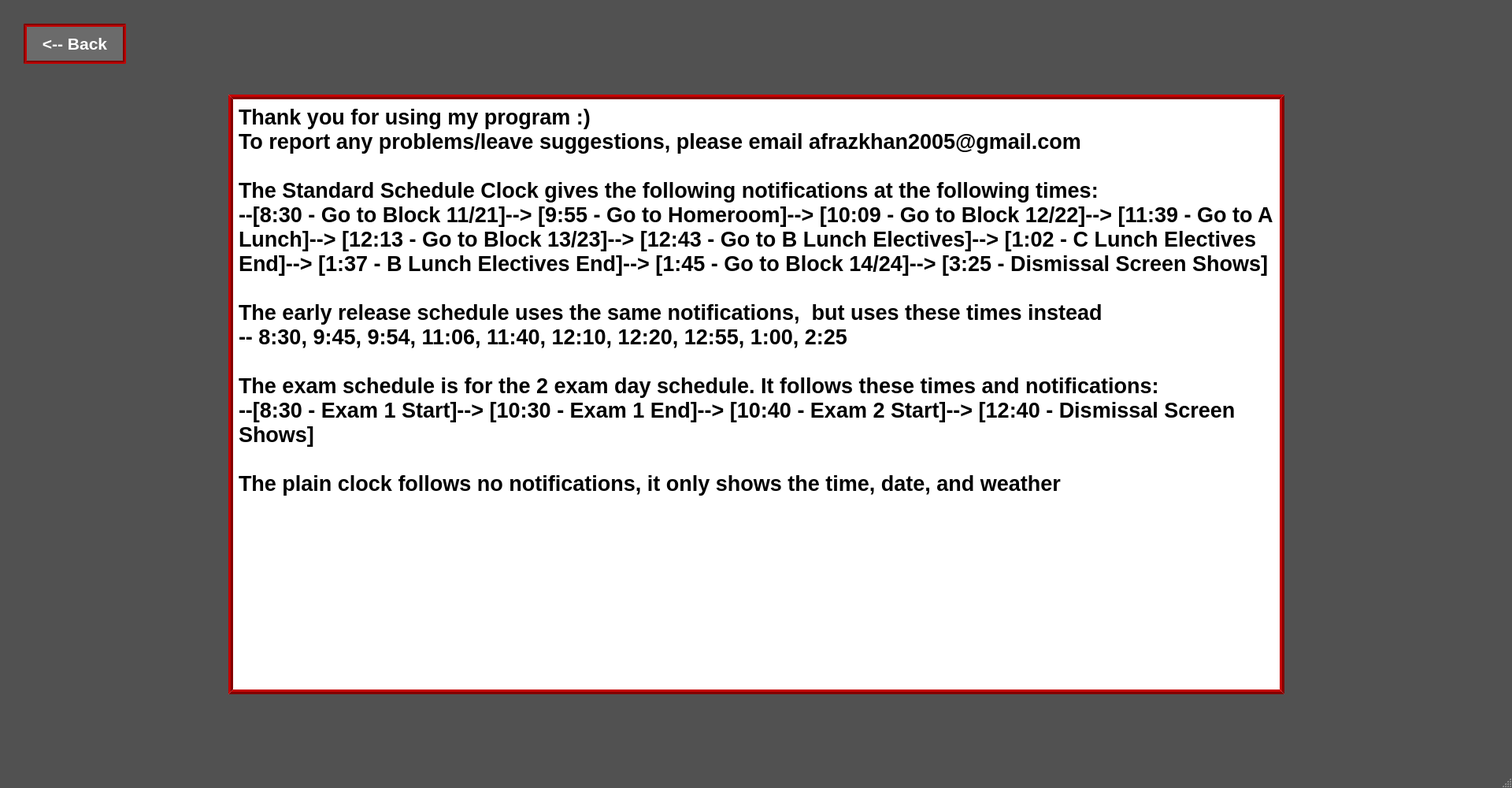
<?xml version="1.0" encoding="UTF-8"?>
<ui version="4.0">
 <class>Dialog</class>
 <widget class="QDialog" name="Dialog">
  <property name="windowModality">
   <enum>Qt::WindowModal</enum>
  </property>
  <property name="geometry">
   <rect>
    <x>0</x>
    <y>0</y>
    <width>1920</width>
    <height>1000</height>
   </rect>
  </property>
  <property name="sizePolicy">
   <sizepolicy hsizetype="Expanding" vsizetype="Expanding">
    <horstretch>0</horstretch>
    <verstretch>0</verstretch>
   </sizepolicy>
  </property>
  <property name="windowTitle">
   <string>Dialog</string>
  </property>
  <property name="windowOpacity">
   <double>1.000000000000000</double>
  </property>
  <property name="sizeGripEnabled">
   <bool>true</bool>
  </property>
  <property name="modal">
   <bool>true</bool>
  </property>
  <widget class="QWidget" name="widget" native="true">
   <property name="enabled">
    <bool>true</bool>
   </property>
   <property name="geometry">
    <rect>
     <x>0</x>
     <y>0</y>
     <width>1920</width>
     <height>1000</height>
    </rect>
   </property>
   <property name="styleSheet">
    <string notr="true">background-color:rgb(81, 81, 81)</string>
   </property>
   <widget class="QLabel" name="periodchange">
    <property name="enabled">
     <bool>true</bool>
    </property>
    <property name="geometry">
     <rect>
      <x>290</x>
      <y>120</y>
      <width>1341</width>
      <height>761</height>
     </rect>
    </property>
    <property name="font">
     <font>
      <pointsize>20</pointsize>
      <weight>75</weight>
      <bold>true</bold>
     </font>
    </property>
    <property name="styleSheet">
     <string notr="true">background-color: rgb(255, 255, 255);
color: rgb(0, 0, 0);
border: 6px ridge rgb(130, 0, 0);</string>
    </property>
    <property name="inputMethodHints">
     <set>Qt::ImhNone</set>
    </property>
    <property name="frameShape">
     <enum>QFrame::Box</enum>
    </property>
    <property name="frameShadow">
     <enum>QFrame::Plain</enum>
    </property>
    <property name="lineWidth">
     <number>2</number>
    </property>
    <property name="text">
     <string>Thank you for using my program :)
To report any problems/leave suggestions, please email afrazkhan2005@gmail.com

The Standard Schedule Clock gives the following notifications at the following times:
--[8:30 - Go to Block 11/21]--&gt; [9:55 - Go to Homeroom]--&gt; [10:09 - Go to Block 12/22]--&gt; [11:39 - Go to A Lunch]--&gt; [12:13 - Go to Block 13/23]--&gt; [12:43 - Go to B Lunch Electives]--&gt; [1:02 - C Lunch Electives End]--&gt; [1:37 - B Lunch Electives End]--&gt; [1:45 - Go to Block 14/24]--&gt; [3:25 - Dismissal Screen Shows]

The early release schedule uses the same notifications,  but uses these times instead
-- 8:30, 9:45, 9:54, 11:06, 11:40, 12:10, 12:20, 12:55, 1:00, 2:25

The exam schedule is for the 2 exam day schedule. It follows these times and notifications:
--[8:30 - Exam 1 Start]--&gt; [10:30 - Exam 1 End]--&gt; [10:40 - Exam 2 Start]--&gt; [12:40 - Dismissal Screen Shows]

The plain clock follows no notifications, it only shows the time, date, and weather </string>
    </property>
    <property name="scaledContents">
     <bool>false</bool>
    </property>
    <property name="alignment">
     <set>Qt::AlignLeading|Qt::AlignLeft|Qt::AlignTop</set>
    </property>
    <property name="wordWrap">
     <bool>true</bool>
    </property>
   </widget>
   <widget class="QPushButton" name="gobackhome">
    <property name="geometry">
     <rect>
      <x>30</x>
      <y>30</y>
      <width>130</width>
      <height>51</height>
     </rect>
    </property>
    <property name="font">
     <font>
      <pointsize>16</pointsize>
      <weight>75</weight>
      <bold>true</bold>
     </font>
    </property>
    <property name="styleSheet">
     <string notr="true">background-color: rgb(107, 107, 107);
border: 4px groove rgb(130, 0, 0);
color: rgb(255, 255, 255)</string>
    </property>
    <property name="text">
     <string>&lt;-- Back</string>
    </property>
   </widget>
  </widget>
 </widget>
 <resources>
  <include location="../../AppData/PycharmProjects/BellClock-actual/HHSLogoTransparent.qrc"/>
 </resources>
 <connections/>
</ui>
